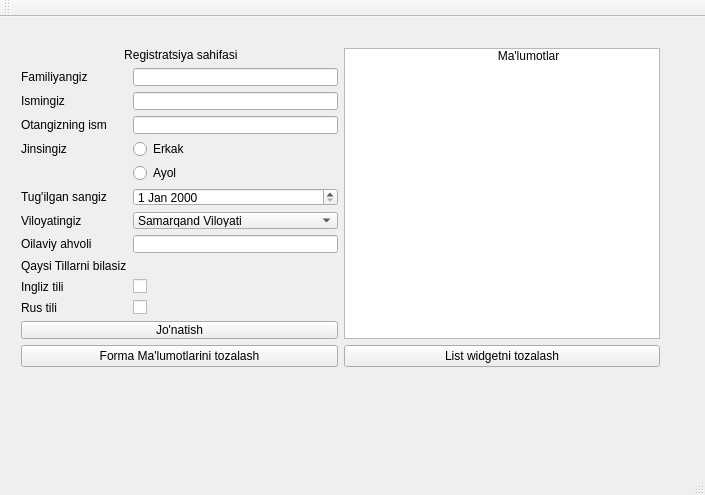
<?xml version="1.0" encoding="UTF-8"?>
<ui version="4.0">
 <class>MainWindow</class>
 <widget class="QMainWindow" name="MainWindow">
  <property name="geometry">
   <rect>
    <x>0</x>
    <y>0</y>
    <width>705</width>
    <height>495</height>
   </rect>
  </property>
  <property name="windowTitle">
   <string>MainWindow</string>
  </property>
  <widget class="QWidget" name="centralWidget">
   <widget class="QWidget" name="gridLayoutWidget">
    <property name="geometry">
     <rect>
      <x>10</x>
      <y>20</y>
      <width>661</width>
      <height>341</height>
     </rect>
    </property>
    <layout class="QGridLayout" name="gridLayout" columnstretch="0,0,0">
     <item row="0" column="0">
      <layout class="QFormLayout" name="formLayout">
       <property name="formAlignment">
        <set>Qt::AlignHCenter|Qt::AlignTop</set>
       </property>
       <item row="0" column="0" colspan="2">
        <widget class="QLabel" name="label">
         <property name="text">
          <string>                               Registratsiya sahifasi</string>
         </property>
        </widget>
       </item>
       <item row="1" column="0">
        <widget class="QLabel" name="familiyangizLabel">
         <property name="text">
          <string>Familiyangiz</string>
         </property>
        </widget>
       </item>
       <item row="1" column="1">
        <widget class="QLineEdit" name="fam"/>
       </item>
       <item row="2" column="0">
        <widget class="QLabel" name="ismingizLabel">
         <property name="text">
          <string>Ismingiz</string>
         </property>
        </widget>
       </item>
       <item row="2" column="1">
        <widget class="QLineEdit" name="ism"/>
       </item>
       <item row="3" column="0">
        <widget class="QLabel" name="otangizningIsmLabel">
         <property name="text">
          <string>Otangizning ism</string>
         </property>
        </widget>
       </item>
       <item row="3" column="1">
        <widget class="QLineEdit" name="shar"/>
       </item>
       <item row="5" column="0">
        <widget class="QLabel" name="jinsingizLabel">
         <property name="text">
          <string>Jinsingiz</string>
         </property>
        </widget>
       </item>
       <item row="5" column="1">
        <widget class="QRadioButton" name="jins">
         <property name="text">
          <string>Erkak</string>
         </property>
        </widget>
       </item>
       <item row="6" column="1">
        <widget class="QRadioButton" name="jins_2">
         <property name="text">
          <string>Ayol</string>
         </property>
        </widget>
       </item>
       <item row="7" column="0">
        <widget class="QLabel" name="tugIlganSangizLabel">
         <property name="text">
          <string>Tug'ilgan sangiz</string>
         </property>
        </widget>
       </item>
       <item row="7" column="1">
        <widget class="QDateEdit" name="year"/>
       </item>
       <item row="8" column="0">
        <widget class="QLabel" name="viloyatingiLabel">
         <property name="text">
          <string>Viloyatingiz</string>
         </property>
        </widget>
       </item>
       <item row="8" column="1">
        <widget class="QComboBox" name="vil">
         <item>
          <property name="text">
           <string>Samarqand Viloyati</string>
          </property>
         </item>
         <item>
          <property name="text">
           <string>Toshkent Viloyati</string>
          </property>
         </item>
         <item>
          <property name="text">
           <string>Jizzax Viloyati</string>
          </property>
         </item>
         <item>
          <property name="text">
           <string>Buxoro Viloyati</string>
          </property>
         </item>
         <item>
          <property name="text">
           <string>Qashqadaryo Viloyati</string>
          </property>
         </item>
         <item>
          <property name="text">
           <string>Surxandaryo Viloyati</string>
          </property>
         </item>
         <item>
          <property name="text">
           <string>Xorazm Viloyati</string>
          </property>
         </item>
         <item>
          <property name="text">
           <string>Navoiy Viloyati</string>
          </property>
         </item>
         <item>
          <property name="text">
           <string>Sirdaryo Viloyati</string>
          </property>
         </item>
         <item>
          <property name="text">
           <string>Farg'ona Viloyati</string>
          </property>
         </item>
        </widget>
       </item>
       <item row="10" column="0">
        <widget class="QLabel" name="manzilingizLabel">
         <property name="text">
          <string>Oilaviy ahvoli</string>
         </property>
        </widget>
       </item>
       <item row="10" column="1">
        <widget class="QLineEdit" name="adress"/>
       </item>
       <item row="11" column="0">
        <widget class="QLabel" name="qaysiTillarniBilasizLabel">
         <property name="text">
          <string>Qaysi Tillarni bilasiz</string>
         </property>
        </widget>
       </item>
       <item row="12" column="0">
        <widget class="QLabel" name="inglizTiliLabel">
         <property name="text">
          <string>Ingliz tili</string>
         </property>
        </widget>
       </item>
       <item row="12" column="1">
        <widget class="QCheckBox" name="lang1"/>
       </item>
       <item row="13" column="0">
        <widget class="QLabel" name="rusTiliLabel">
         <property name="text">
          <string>Rus tili</string>
         </property>
        </widget>
       </item>
       <item row="13" column="1">
        <widget class="QCheckBox" name="lang2"/>
       </item>
       <item row="14" column="0" colspan="2">
        <widget class="QPushButton" name="btn">
         <property name="text">
          <string>Jo'natish</string>
         </property>
        </widget>
       </item>
      </layout>
     </item>
     <item row="0" column="2">
      <widget class="QListWidget" name="list">
       <item>
        <property name="text">
         <string>                                             Ma'lumotlar</string>
        </property>
       </item>
      </widget>
     </item>
     <item row="1" column="2">
      <widget class="QPushButton" name="listclear">
       <property name="text">
        <string>List widgetni tozalash</string>
       </property>
      </widget>
     </item>
     <item row="1" column="0">
      <widget class="QPushButton" name="formclear">
       <property name="text">
        <string>Forma Ma'lumotlarini tozalash</string>
       </property>
      </widget>
     </item>
    </layout>
   </widget>
  </widget>
  <widget class="QMenuBar" name="menuBar">
   <property name="geometry">
    <rect>
     <x>0</x>
     <y>0</y>
     <width>705</width>
     <height>21</height>
    </rect>
   </property>
  </widget>
  <widget class="QToolBar" name="mainToolBar">
   <attribute name="toolBarArea">
    <enum>TopToolBarArea</enum>
   </attribute>
   <attribute name="toolBarBreak">
    <bool>false</bool>
   </attribute>
  </widget>
  <widget class="QStatusBar" name="statusBar"/>
 </widget>
 <layoutdefault spacing="6" margin="11"/>
 <resources/>
 <connections/>
</ui>
